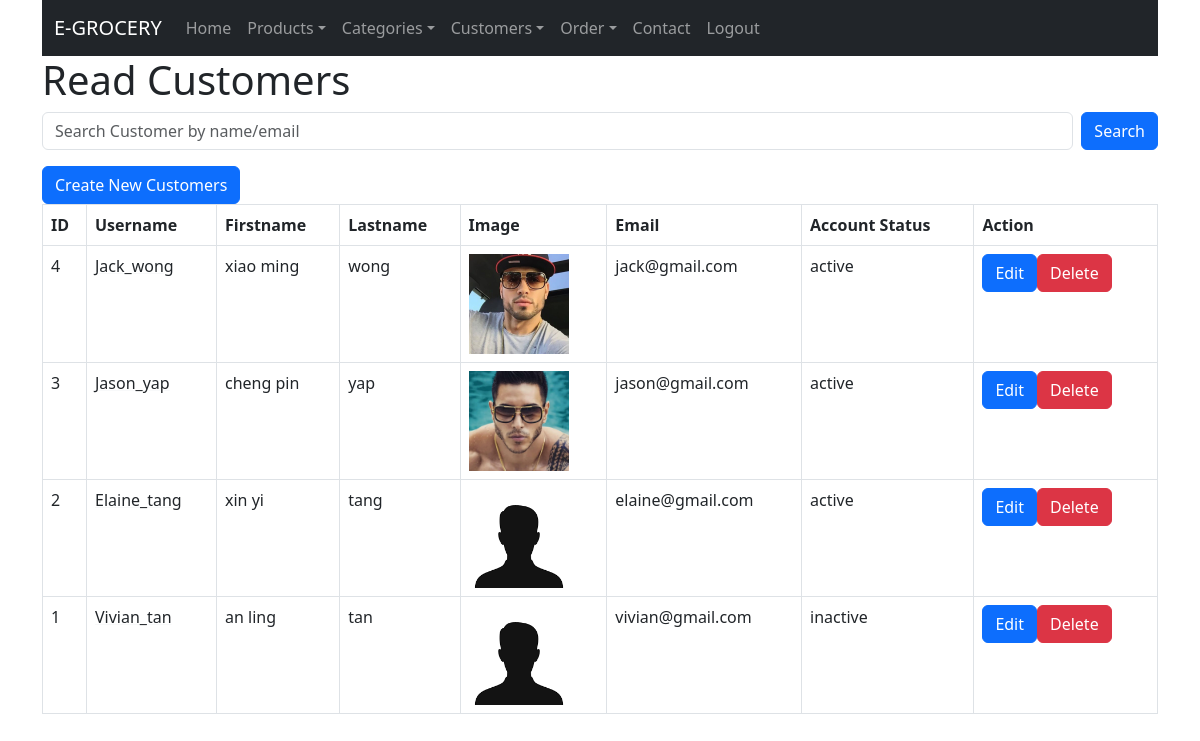
Screenshot of /customer_read.php (signed in) with the database file from the repository.
### tables this page shows
CREATE TABLE IF NOT EXISTS `customers` (
  `id` int NOT NULL AUTO_INCREMENT,
  `username` varchar(128) NOT NULL,
  `password` varchar(150) NOT NULL,
  `firstname` varchar(128) NOT NULL,
  `lastname` varchar(128) NOT NULL,
  `image` varchar(255) NOT NULL,
  `gender` varchar(15) NOT NULL,
  `date_of_birth` date NOT NULL,
  `email` varchar(40) NOT NULL,
  `registration` datetime NOT NULL,
  `account_status` varchar(20) NOT NULL,
  PRIMARY KEY (`id`)
);

### customer_read.php (the view, shortened to what this page needs)
<?php
include 'config/database.php';
?>
<!DOCTYPE HTML>
<html>
<head>
    <link href="https://cdn.jsdelivr.net/npm/bootstrap@5.3.0/dist/css/bootstrap.min.css" rel="stylesheet">
</head>
<body>
    <div class="container">
        <?php
        include 'menu/navbar.php';
        ?>
        <div class="page-header">
            <h1>Read Customers</h1>
        </div>
        <div class="mb-3">
            <form class="d-flex" action="<?php echo $_SERVER["PHP_SELF"]; ?>" method="GET">
                <input class="form-control me-2" type="text" name="search" placeholder="Search Customer by name/email" aria-label="Search" value="<?php echo isset($_GET['search']) ? htmlspecialchars($_GET['search']) : ''; ?>">
                <button class="btn btn-primary" type="submit">Search</button>
            </form>
        </div>
        <?php
        $query = "SELECT id, username, firstname, lastname, email, account_status, image FROM customers";
        $query .= " ORDER BY id DESC";
        $stmt = $con->prepare($query);
        $stmt->execute();
        $num = $stmt->rowCount();
        echo "<a href='customer_create.php' class='btn btn-primary m-b-1em'>Create New Customers</a>";
        if ($num > 0) {
            echo "<table class='table table-hover table-responsive table-bordered'>";
            echo "<tr>";
            echo "<th>ID</th>";
            echo "<th>Username</th>";
            echo "<th>Firstname</th>";
            echo "<th>Lastname</th>";
            echo "<th>Image</th>";
            echo "<th>Email</th>";
            echo "<th>Account Status</th>";
            echo "<th>Action</th>";
            echo "</tr>";
            while ($row = $stmt->fetch(PDO::FETCH_ASSOC)) {
                extract($row);
                echo "<tr>";
                echo "<td>{$id}</td>";
                echo "<td><a class='link-underline-light link-dark' href='customer_read_one.php?id={$id}'>{$username}</a></td>";
                echo "<td>{$firstname}</td>";
                echo "<td>{$lastname}</td>";
                echo "<td><img src='uploads/{$image}' alt='Image' width='100'></td>";
                echo "<td>{$email}</td>";
                echo "<td>{$account_status}</td>";
                echo "<td>";
                echo "<a href='customer_update.php?id={$id}' class='btn btn-primary m-r-1em'>Edit</a>";
                echo "<a href='#' onclick='delete_customer({$id});'  class='btn btn-danger'>Delete</a>";
                echo "</td>";
                echo "</tr>";
            }
            echo "</table>";
        } else {
            echo "<div class='alert alert-danger'>No records found.</div>";
        }
        ?>
    </div>
</body>
</html>

### rows the page displays
customers: id "4", username "Jack_wong", firstname "xiao ming", lastname "wong", image (picture), email "jack@gmail.com", account_status "active"
customers: id "3", username "Jason_yap", firstname "cheng pin", lastname "yap", image (picture), email "jason@gmail.com", account_status "active"
customers: id "2", username "Elaine_tang", firstname "xin yi", lastname "tang", image (placeholder picture), email "elaine@gmail.com", account_status "active"
customers: id "1", username "Vivian_tan", firstname "an ling", lastname "tan", image (placeholder picture), email "vivian@gmail.com", account_status "inactive"
